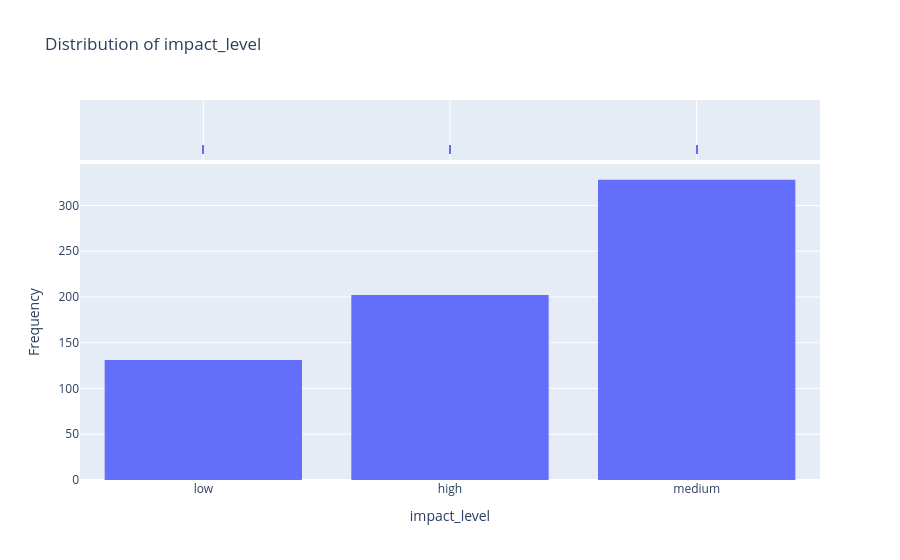

The notebook cell saved with this chart:
### Markdown cell above
The numbers above reveal that, although the training set is larger, much of the news_content comes from the same articles.

### Code cell
fig = eda_functions.histogram(train_fr, 'impact_level')

### Figure 1 — Plotly figure (JSON) as saved in the notebook; plotly's stock layout.template omitted (floating-point values rounded to 4 significant figures; data arrays with more than 128 entries replaced by an {"elided": "..."} marker saying what was removed)
{"data": [{"alignmentgroup": "True", "bingroup": "x", "hovertemplate": "impact_level=%{x}<br>count=%{y}<extra></extra>", "legendgroup": "", "marker": {"color": "#636efa", "pattern": {"shape": ""}}, "name": "", "nbinsx": 30, "offsetgroup": "", "orientation": "v", "showlegend": false, "type": "histogram", "x": {"elided": "661 str values"}, "xaxis": "x", "yaxis": "y"}, {"alignmentgroup": "True", "boxpoints": "all", "fillcolor": "rgba(255,255,255,0)", "hoveron": "points", "hovertemplate": "impact_level=%{x}<extra></extra>", "jitter": 0, "legendgroup": "", "line": {"color": "rgba(255,255,255,0)"}, "marker": {"color": "#636efa", "symbol": "line-ns-open"}, "name": "", "offsetgroup": "", "showlegend": false, "type": "box", "x": {"elided": "661 str values"}, "xaxis": "x2", "yaxis": "y2"}], "layout": {"barmode": "relative", "legend": {"tracegroupgap": 0}, "title": {"text": "Distribution of impact_level"}, "xaxis": {"anchor": "y", "domain": [0, 1], "title": {"text": "impact_level"}}, "xaxis2": {"anchor": "y2", "domain": [0, 1], "matches": "x", "showgrid": true, "showticklabels": false}, "yaxis": {"anchor": "x", "domain": [0, 0.8316], "title": {"text": "Frequency"}}, "yaxis2": {"anchor": "x2", "domain": [0.8416, 1], "matches": "y2", "showgrid": false, "showline": false, "showticklabels": false, "ticks": ""}}}
